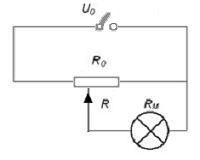
#> input picture 1teszt.png, 200 x 160 px
$ python tokicad_line.py
#> lines starting #> are read from the running program, lines starting #| are printed output that depends on the picture; after the words box and inside, x2 and y2 are one past the last pixel; in counts of white or black regions, pixels touching at a corner belong together
import sys
import math
import cv2 as cv
import numpy as np
def main(argv):

    default_file = '1teszt.png'
    filename = argv[0] if len(argv) > 0 else default_file
    # Fajl betoltes
    src = cv.imread(cv.samples.findFile(filename))
#> src is the input picture: shape (160, 200, 3); min 0, max 255, mean 246.3
    src=cv.cvtColor(src.astype(np.uint8), cv.COLOR_BGR2GRAY)
#> src: shape (160, 200)
    # fajl ellenorzese
    if src is None:
        print ('Error opening image!')
        print ('Usage: hough_lines.py [image_name -- default ' + default_file + '] \n')
        return -1


    dst = cv.Canny(src, 50, 200, None, 7)
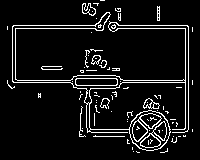
#> dst: shape (160, 200); 8.1% white in thin lines or dots, all inside (x1, y1, x2, y2) = (7, 0, 193, 153)
    #dst = cv.blur(dst, (2, 2))
    # Masolja az eleket azokra a képekre, amelyek az eredmenyeket BGR-ben jelenitik meg

    cdstP = cv.cvtColor(dst, cv.COLOR_GRAY2BGR)

    linesP = cv.HoughLinesP(dst, 1, np.pi / 180, 50, None, 4, 4)
#> linesP = 15 rows, first 6: [7, 28, 95, 28], [13, 25, 187, 25], [123, 80, 192, 80], [117, 82, 192, 82], [185, 136, 185, 28], [188, 129, 188, 26]

    if linesP is not None:
        for i in range(0, len(linesP)):
            l = linesP[i][0]
            cv.line(cdstP, (l[0], l[1]), (l[2], l[3]), (0,0,255), 3, cv.LINE_AA)
#> this loop made 15 passes
#> l on passes 1 to 12: [7, 28, 95, 28], [13, 25, 187, 25], [123, 80, 192, 80], [117, 82, 192, 82], [185, 136, 185, 28], [188, 129, 188, 26], [87, 129, 137, 129], [71, 79, 76, 79], [93, 136, 124, 136], [87, 132, 132, 132], [72, 78, 100, 78], [95, 85, 119, 85]
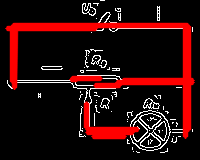
#> cdstP: shape (160, 200, 3); mean B, G, R 12.3, 12.3, 45

    cv.imshow("Source", src)
    cv.imshow("Detected Lines (in red) - Probabilistic Line Transform", cdstP)

    cv.waitKey()
    return 0

if __name__ == "__main__":
    main(sys.argv[1:])

$ run again, with 211teszt.png copied over 1teszt.png
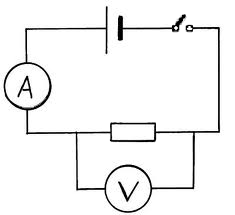
#> input picture 211teszt.png, 235 x 215 px
#> in main, src is the input picture: shape (215, 235, 3); min 0, max 255, mean 243
#> src: shape (215, 235)
#> in main, `dst = cv.Canny(src, 50, 200, None, 7)`:
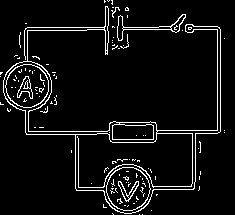
#> dst: shape (215, 235); 6.2% white in thin lines or dots
#> linesP = 22 rows, first 6: [123, 27, 158, 27], [24, 30, 67, 30], [153, 133, 205, 133], [27, 27, 57, 27], [217, 133, 217, 26], [220, 131, 220, 29]
#> the loop in main, `for i in range(0, len(linesP)):` made 22 passes
#> after the loop in main, `for i in range(0, len(linesP)):`:
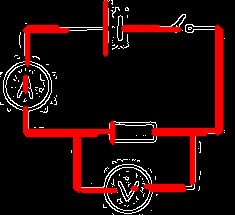
#> cdstP: shape (215, 235, 3); mean B, G, R 9.3, 9.3, 34.2
